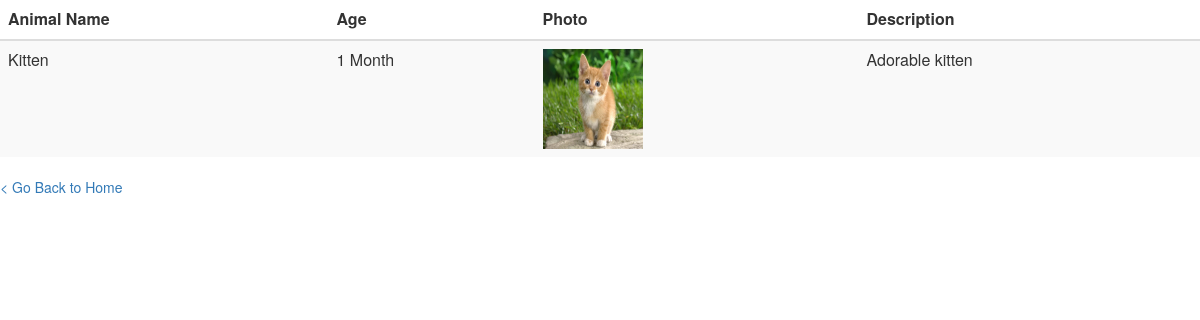
The page /admin/view_animals.php (signed in) on the database its author committed.
### tables this page shows
CREATE TABLE `animals` (
  `animal_id` int(11) NOT NULL AUTO_INCREMENT,
  `animal_name` varchar(255) NOT NULL,
  `animal_age` varchar(255) NOT NULL,
  `animal_photo_id` varchar(255) NOT NULL,
  `description` text NOT NULL,
  PRIMARY KEY (`animal_id`)
);

CREATE TABLE `images` (
  `image_id` int(11) NOT NULL AUTO_INCREMENT,
  `ref_id` varchar(255) NOT NULL,
  `image_url` varchar(255) NOT NULL,
  PRIMARY KEY (`image_id`)
);

### admin/view_animals.php (the view, shortened to what this page needs)
  <?php
  require_once("../includes.php");
$con = connect();
    $sql = "select `user_type` from `users` where `email`='".$_SESSION['email']."'";
    $result = mysqli_query($con, $sql);
if('0'==mysqli_fetch_array($result)[0]){
  ?>
  <table class="table table-striped">
    <thead>
      <tr>
        <th>Animal Name</th>
        <th>Age</th>
        <th>Photo</th>
        <th>Description</th>
      </tr>
    </thead>
    <tbody>
    <?php
    $sql = "SELECT a.animal_name,a.animal_age, i.image_url, a.description FROM animals a, images i WHERE a.animal_photo_id = i.image_id;";
    $result = mysqli_query($con, $sql);
while($row=mysqli_fetch_array($result))
{
    echo("<tr>");
    echo("<td>".$row['animal_name']."</td>");
    echo("<td>".$row['animal_age']." Month</td>");
    echo("<td><img  height='100' width='100' src='./action_pages".$row['image_url']."'></td>");
    echo("<td>".$row['description']."</td>");
    echo("</tr>");
}
echo("</tbody>");
echo("</table>");
}
?>
<a href="admin_home.php">< Go Back to Home</a>

### rows shown on the page
animals: animal_name "Kitten", animal_age "1", images.image_url (picture), description "Adorable kitten"
